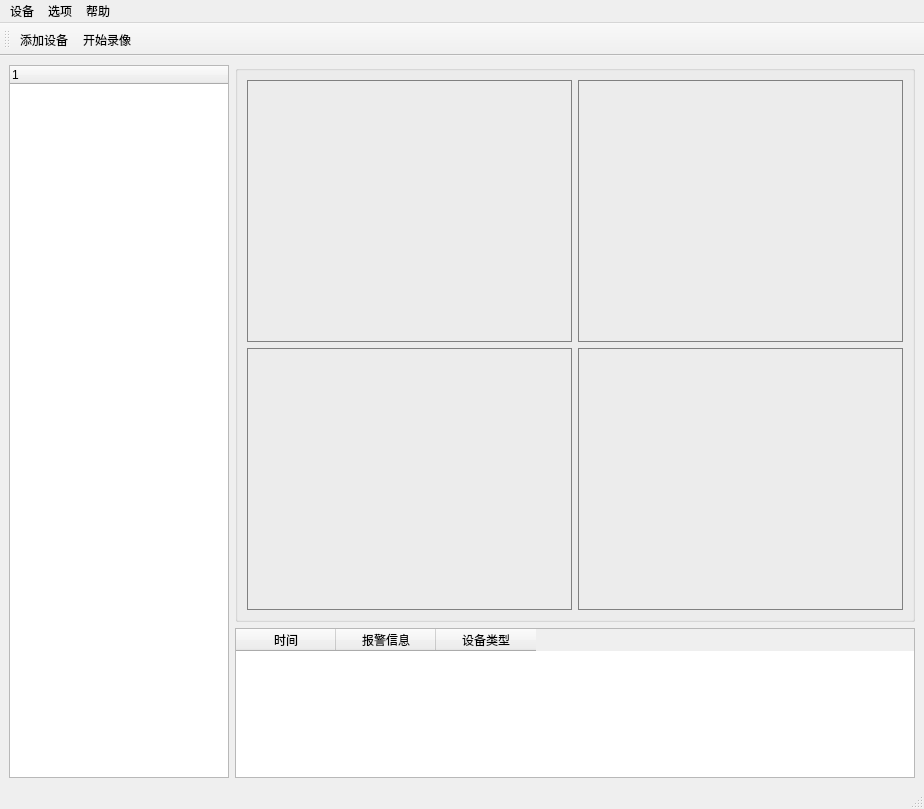
<?xml version="1.0" encoding="UTF-8"?>
<ui version="4.0">
 <class>MainWindow</class>
 <widget class="QMainWindow" name="MainWindow">
  <property name="geometry">
   <rect>
    <x>0</x>
    <y>0</y>
    <width>924</width>
    <height>809</height>
   </rect>
  </property>
  <property name="windowTitle">
   <string>MainWindow</string>
  </property>
  <widget class="QWidget" name="centralwidget">
   <layout class="QHBoxLayout" name="horizontalLayout">
    <item>
     <layout class="QGridLayout" name="gridLayout_2">
      <item row="0" column="1">
       <widget class="QGroupBox" name="groupBox">
        <property name="title">
         <string/>
        </property>
        <layout class="QHBoxLayout" name="horizontalLayout_2">
         <item>
          <layout class="QGridLayout" name="gridLayout">
           <item row="0" column="0">
            <widget class="QWidget" name="videoLabel1" native="true">
             <property name="styleSheet">
              <string notr="true">image:url(:/Homework/Resources/logo.png);
border:1px solid gray;</string>
             </property>
            </widget>
           </item>
           <item row="1" column="0">
            <widget class="QWidget" name="videoLabel3" native="true">
             <property name="styleSheet">
              <string notr="true">image:url(:/Homework/Resources/logo.png);
border:1px solid gray;</string>
             </property>
            </widget>
           </item>
           <item row="0" column="1">
            <widget class="QWidget" name="videoLabel2" native="true">
             <property name="styleSheet">
              <string notr="true">image:url(:/Homework/Resources/logo.png);
border:1px solid gray;</string>
             </property>
            </widget>
           </item>
           <item row="1" column="1">
            <widget class="QWidget" name="videoLabel4" native="true">
             <property name="styleSheet">
              <string notr="true">image:url(:/Homework/Resources/logo.png);
border:1px solid gray;</string>
             </property>
            </widget>
           </item>
          </layout>
         </item>
        </layout>
       </widget>
      </item>
      <item row="1" column="1">
       <widget class="QTableWidget" name="tableWidget">
        <property name="maximumSize">
         <size>
          <width>16777215</width>
          <height>150</height>
         </size>
        </property>
        <attribute name="horizontalHeaderDefaultSectionSize">
         <number>100</number>
        </attribute>
        <column>
         <property name="text">
          <string>时间</string>
         </property>
        </column>
        <column>
         <property name="text">
          <string>报警信息</string>
         </property>
        </column>
        <column>
         <property name="text">
          <string>设备类型</string>
         </property>
        </column>
       </widget>
      </item>
      <item row="0" column="0" rowspan="2">
       <widget class="QTreeWidget" name="treeWidget">
        <property name="minimumSize">
         <size>
          <width>220</width>
          <height>0</height>
         </size>
        </property>
        <property name="maximumSize">
         <size>
          <width>220</width>
          <height>16777215</height>
         </size>
        </property>
        <column>
         <property name="text">
          <string notr="true">1</string>
         </property>
        </column>
       </widget>
      </item>
     </layout>
    </item>
   </layout>
  </widget>
  <widget class="QMenuBar" name="menubar">
   <property name="geometry">
    <rect>
     <x>0</x>
     <y>0</y>
     <width>924</width>
     <height>23</height>
    </rect>
   </property>
   <widget class="QMenu" name="menu">
    <property name="title">
     <string>设备</string>
    </property>
    <addaction name="addDeviceAction"/>
   </widget>
   <widget class="QMenu" name="menu_2">
    <property name="title">
     <string>选项</string>
    </property>
    <addaction name="settingAction"/>
   </widget>
   <widget class="QMenu" name="menu_3">
    <property name="title">
     <string>帮助</string>
    </property>
    <addaction name="aboutAction"/>
   </widget>
   <addaction name="menu"/>
   <addaction name="menu_2"/>
   <addaction name="menu_3"/>
  </widget>
  <widget class="QToolBar" name="toolBar">
   <property name="windowTitle">
    <string>toolBar</string>
   </property>
   <attribute name="toolBarArea">
    <enum>TopToolBarArea</enum>
   </attribute>
   <attribute name="toolBarBreak">
    <bool>false</bool>
   </attribute>
   <addaction name="addDeviceAction"/>
   <addaction name="recordAction"/>
  </widget>
  <widget class="QStatusBar" name="statusbar"/>
  <action name="addDeviceAction">
   <property name="icon">
    <iconset resource="Homework.qrc">
     <normaloff>:/Homework/Resources/add.png</normaloff>:/Homework/Resources/add.png</iconset>
   </property>
   <property name="text">
    <string>添加设备</string>
   </property>
   <property name="toolTip">
    <string>添加设备</string>
   </property>
  </action>
  <action name="aboutAction">
   <property name="text">
    <string>关于</string>
   </property>
   <property name="toolTip">
    <string>关于</string>
   </property>
  </action>
  <action name="settingAction">
   <property name="icon">
    <iconset resource="Homework.qrc">
     <normaloff>:/Homework/Resources/setting.png</normaloff>:/Homework/Resources/setting.png</iconset>
   </property>
   <property name="text">
    <string>设置</string>
   </property>
  </action>
  <action name="recordAction">
   <property name="icon">
    <iconset resource="Homework.qrc">
     <normaloff>:/Homework/Resources/startRecord.png</normaloff>:/Homework/Resources/startRecord.png</iconset>
   </property>
   <property name="text">
    <string>开始录像</string>
   </property>
   <property name="toolTip">
    <string>开始录像</string>
   </property>
  </action>
 </widget>
 <resources>
  <include location="Homework.qrc"/>
 </resources>
 <connections/>
</ui>
